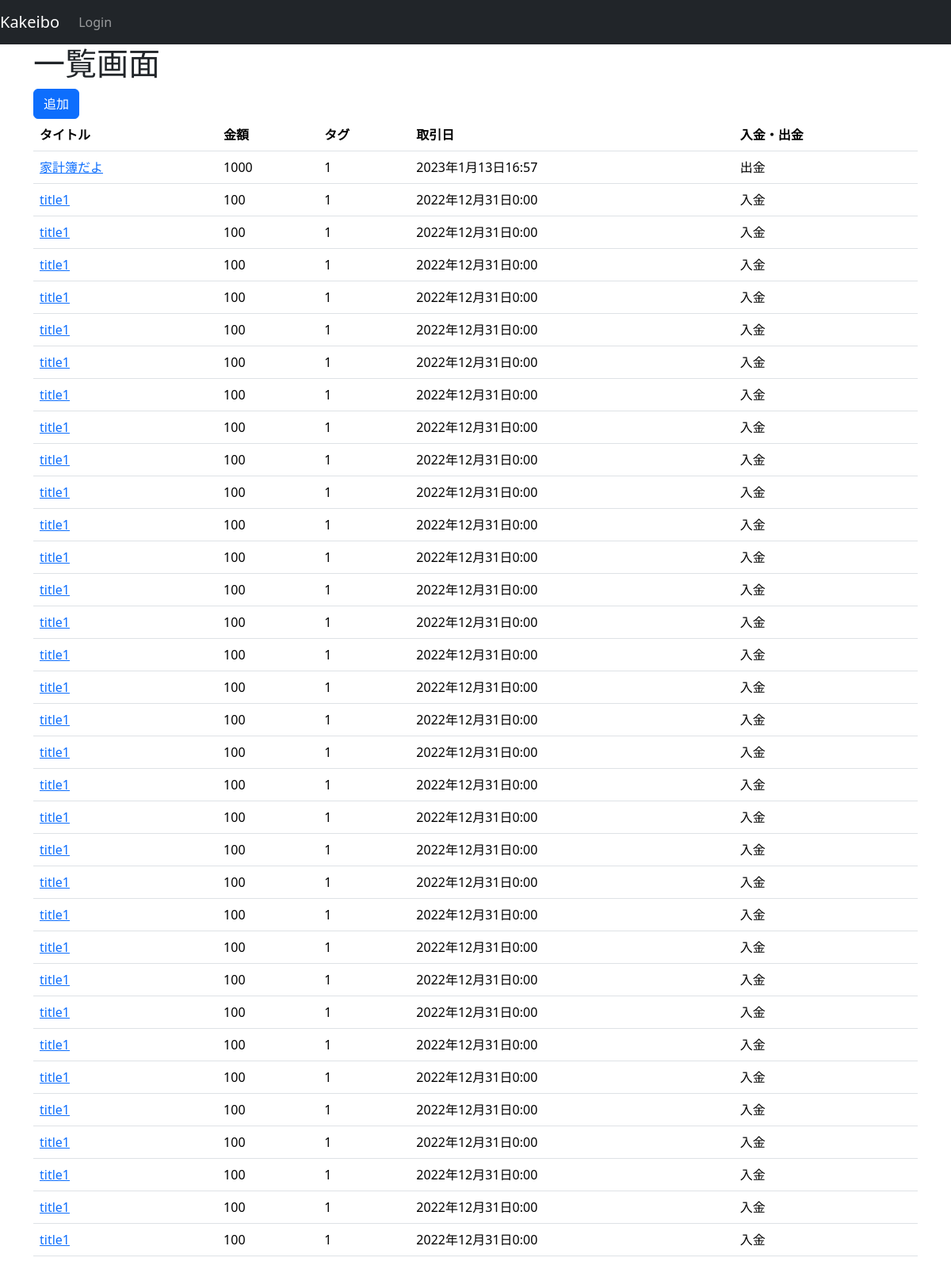
The app's page /, older data.
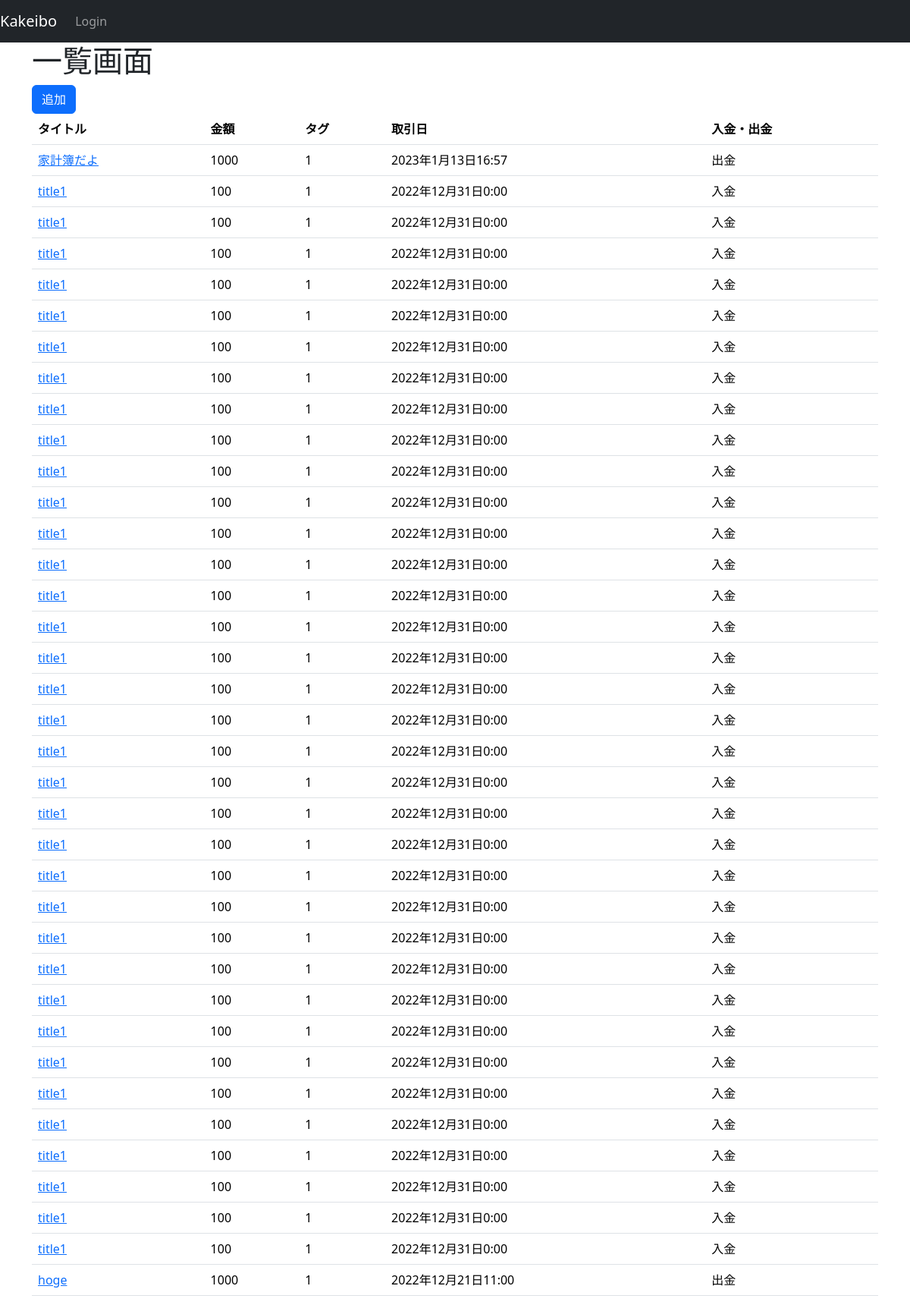
The same page, newer data.
### notes/models.py (models this page shows, shortened)
class Kakeibo(models.Model):
    class MoneyIO(models.IntegerChoices):
        入金 = 1
        出金 = 0
    title = models.CharField('タイトル', max_length=128)
    money = models.IntegerField('金額')
    tag = models.CharField('タグ', blank=True, max_length=30)
    trading_dt = models.DateTimeField('取引日')
    io_flag = models.IntegerField(choices=MoneyIO.choices)
    created_dt = models.DateTimeField('作成日', auto_now=True)
    updated_dt = models.DateTimeField('更新日', auto_now=True)

### notes/views.py (the view)
# urls.py: path('', top,name='top'),
def top(req):
    kakeibo = Kakeibo.objects.all()
    context = {"kakeibos": kakeibo}
    return render(req, "notes/top.html", context)

### notes/templates/notes/top.html
{% extends "base.html" %}
{% block main %}
<h1>一覧画面</h1>
<div class="main">
	<div class="welcome">
		<a href="{% url 'notes_new' %}" class="btn btn-primary">追加</a>
	</div>
	{% if kakeibos %}
		<table class="table">
			<tr>
				<th>タイトル</th>
				<th>金額</th>
				<th>タグ</th>
				<th>取引日</th>
				<th>入金・出金</th>
			</tr>
			{% for kakeibo in kakeibos %}
				<tr>
					<td>
						<a
							href="{% url 'notes_detail' kakeibo.id %}"
						>
							{{ kakeibo.title }}
						</a>
					</td>
					<td>
						{{ kakeibo.money }}
					</td>
					<td>
						{{ kakeibo.tag }}
					</td>
					<td>
						{{ kakeibo.trading_dt }}
					</td>
					<td>
						{% if kakeibo.io_flag == 0%}
							入金
						{% else %}
							出金
						{% endif%}
					</td>
				</tr>
			{% endfor %}
		</table>
	{% else %}
		<p>snippet登録なし</p>
	{% endif %}
</div>
{% endblock %}

### accounts/templates/base.html (shortened to what this page needs)
{% load static %}
{% load django_bootstrap5 %}
<!doctype html>
<html lang="en">
<head>
	{% bootstrap_css %}
</head>
<body>
	<nav class="navbar navbar-expand flex-md-row navbar-dark bg-dark">
		<a href="/" class="navbar-brand">Kakeibo</a>
		<ul class="navbar-nav mr-md-2">
			{% if user.is_authenticated %}
				<li class="nav-item">
					<a class="nav-link" href="{% url 'logout' %}">Logout</a>
				</li>
			{% else %}
				<li class="nav-item">
					<a class="nav-link" href="{% url 'login' %}">Login</a>
				</li>
			{% endif %}
		</ul>
	</nav>
	<div class="container">
		{% block main %}{% endblock %}
	</div>
</body>
</html>

Row changes from the older to the newer data that the page shows:
added Kakeibo: title "title1", money "100", tag "1", trading_dt "2022年12月31日0:00", io_flag "入金"
added Kakeibo: title "title1", money "100", tag "1", trading_dt "2022年12月31日0:00", io_flag "入金"
added Kakeibo: title "hoge", money "1000", tag "1", trading_dt "2022年12月21日11:00", io_flag "出金"
